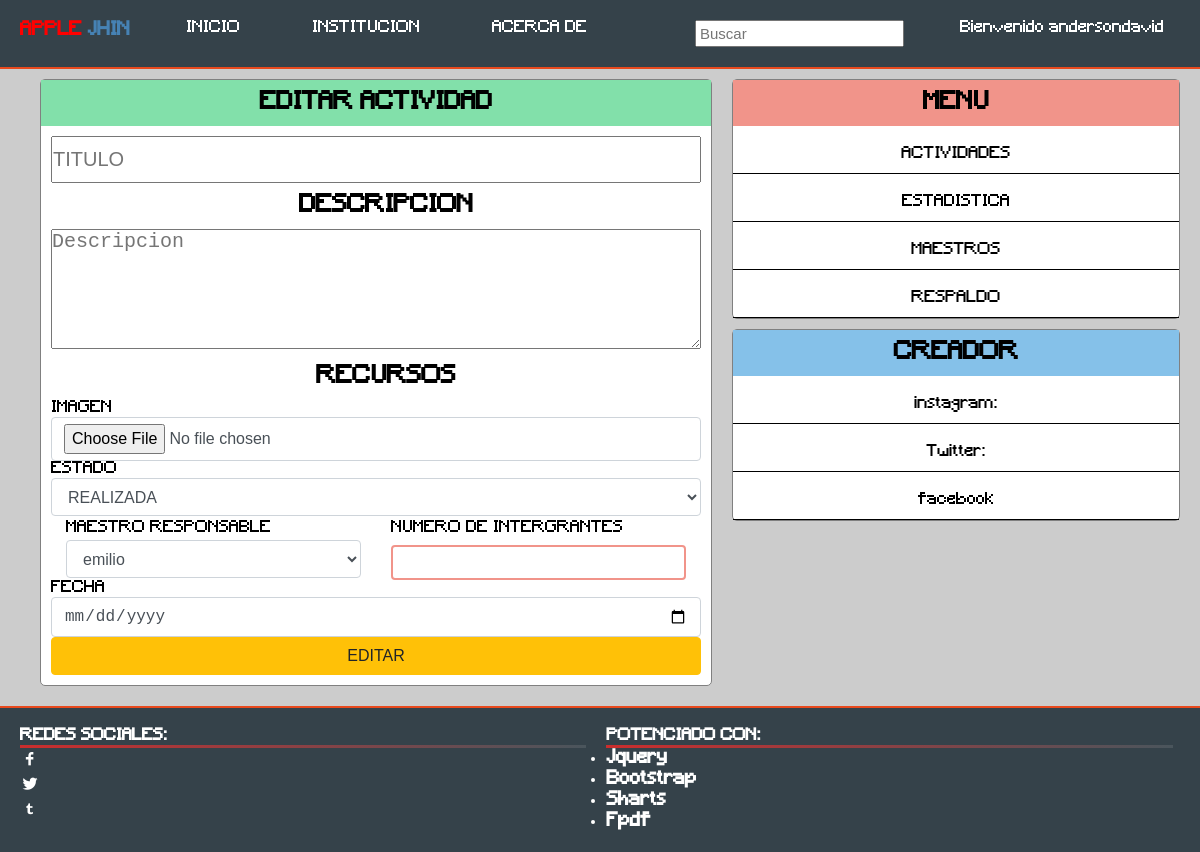
The page /perfil/editar_actividad.php?id=23333913 (signed in) on the database as committed earlier.
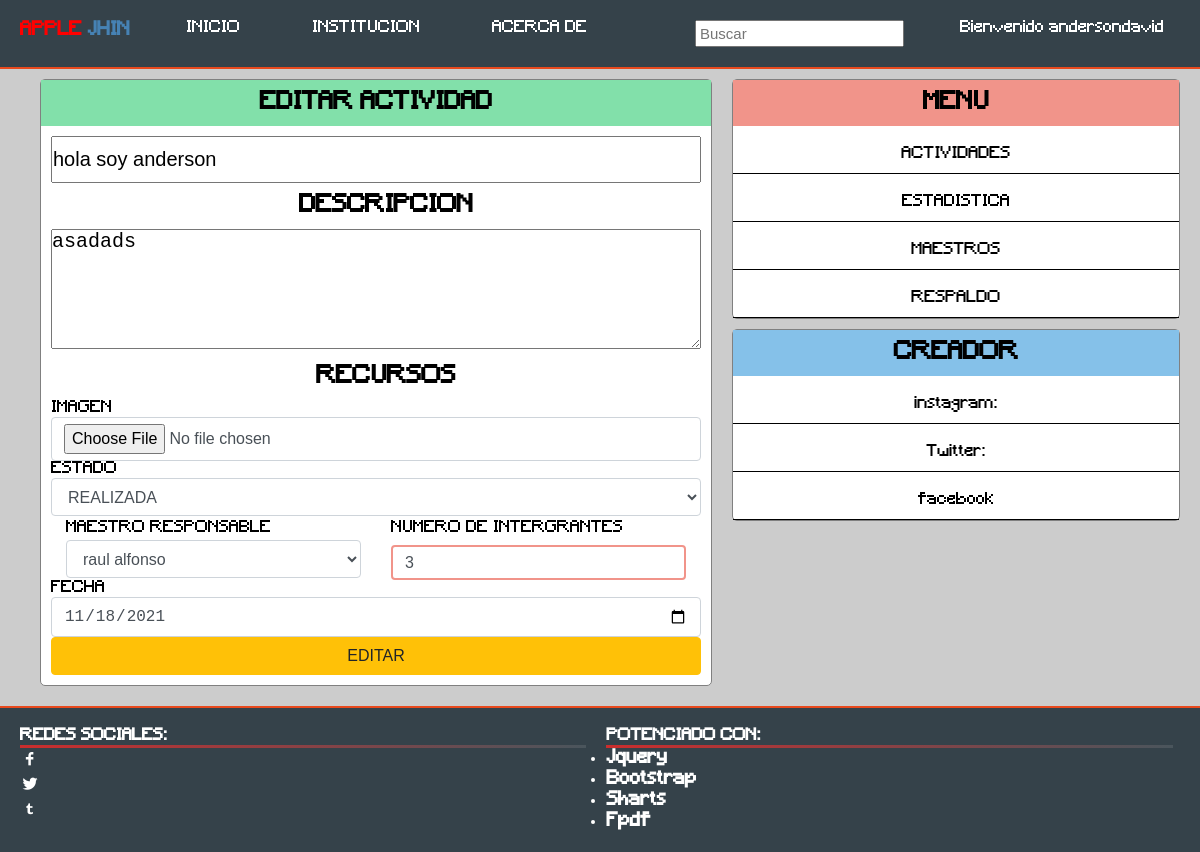
The same page on the database as committed later.
### tables this page shows
CREATE TABLE `actividad` (
  `id_actividad` int(11) NOT NULL AUTO_INCREMENT,
  `nombre` varchar(62) NOT NULL,
  `tipo` varchar(59) NOT NULL,
  `descripcion` text NOT NULL,
  `fecha` varchar(56) NOT NULL,
  `imagen` varchar(300) NOT NULL,
  `idenm` int(250) NOT NULL,
  `maestro_r` varchar(250) NOT NULL,
  `num_integ` int(50) NOT NULL,
  PRIMARY KEY (`id_actividad`)
);

### php/maestros/conexion.php (called while the page is built, shortened)
<?php
	class conexions
	{
		private $host;
		private $user;
		private $password;
		private $database;
		function __construct(){
			$this->host 	= "localhost";
			$this->user 	= "root";
			$this->password = "";
			$this->database = "sanjose";
		}
		public function conectar(){
			$conexion = mysqli_connect($this->host, $this->user, $this->password, $this->database);
			return $conexion;
		}
	}
 ?>

### php/maestros/maestro.php (called while the page is built, shortened)
<?php
	include "conexion.php";
	class maestro
	{
		private $link;
		function __construct()
		{
			$this->conn  = new conexions();
			$this->link  = $this->conn->conectar();
		}
		public function getMaestro()
		{
			$query  = "SELECT * FROM maestro";
			$result = mysqli_query($this->link, $query);
			$data   = array();
			while ($data[] = mysqli_fetch_assoc($result));
			rsort($data);
			array_pop($data);
			return $data;
		}
	}
?>

### php/actividades/conexion.php (called while the page is built, shortened)
<?php
	class conexion
	{
		private $host;
		private $user;
		private $password;
		private $database;
		function __construct(){
			$this->host 	= "localhost";
			$this->user 	= "root";
			$this->password = "";
			$this->database = "sanjose";
		}
		public function conectar(){
			$conexion = mysqli_connect($this->host, $this->user, $this->password, $this->database);
			return $conexion;
		}
	}
 ?>

### php/actividades/actividad.php (called while the page is built, shortened)
<?php
	require "conexion.php";
	class actividad
	{
		private $link;
		function __construct()
		{
			$this->conn  = new conexion();
			$this->link  = $this->conn->conectar();
		}
				public function getActividadById($id=NULL)
		{
			if (!empty($id))
			{
				$query  = "SELECT * FROM actividad WHERE idenm =" .$id;
				$result = mysqli_query($this->link, $query);
				$data   = array();
  				while ($data[] = mysqli_fetch_assoc($result));
  				array_pop($data);
				return $data;
			}
			else{
				return false;
			}
		}
		}
?>

### perfil/editar_actividad.php (the view, shortened to what the changed rows need)
	<?php
			include "../php/maestros/maestro.php";
			$maestro = new maestro;
			$maestro = $maestro->getMaestro();
		include "../php/actividades/actividad.php";
		$actividad = new actividad();
		$id = isset($_GET['id'])?$_GET['id']:NULL;
		$actividades = $actividad->getActividadById($id);
		$nombre 	   = '';
		$descripcion   = '';
		$fecha         = '';
		$imagen        = '';
		$integrant     = '';
		if ($actividades) {
			$nombre      = $actividades[0]['nombre'];
			$descripcion = $actividades[0]['descripcion'];
			$fecha       = $actividades[0]['fecha'];
			$imagen      = $actividades[0]['imagen'];
			$integrant   = $actividades[0]['num_integ'];
		}
?>
	<!DOCTYPE html>
	<html>
	<head>
		<link rel="stylesheet" type="text/css" href="../css/estilos.css">
		<link rel="stylesheet" type="text/css" href="../css/bootstrap.css">
	</head>
	<body style="background-color: rgba(0,0,0,0.2);">
		<?php include "../php/acceso2.php"; ?>
		<main class="container" style="display: flex; background-color: rgba(0,0,0,0);">
			<div class="wall-x" >
					<div class="title-m">
					<h2>EDITAR ACTIVIDAD</h2>
				</div>
					<div class="post-l">
						<form action="../php/actividades/actividad_controler.php?id=<?=$_GET['id'];?>" method="POST" enctype="multipart/form-data" id = "registro1">
							<input type="text" name="nombre" class="titulo" placeholder="TITULO" value="<?=$nombre;?>">
							<h2>DESCRIPCION</h2>
							<textarea placeholder="Descripcion" name="descripcion" style="max-width: 100%;"><?=$descripcion;?></textarea>
							<h2>RECURSOS</h2>
							IMAGEN
							<input type="file" name="imagen" class="form-control" value="../php/actividades/<?=$imagen;?>">ESTADO<br>
							<select name="estado" class="form-control"> <br>
								<option value="REALIZADA">REALIZADA</option>
								<option value="DESCARTADA">DESCARTADA</option><br>
							</select>
										<div style="width: 100%; display: flex; flex-wrap: wrap;">
								<div class="col-md-6">
							<label class="col-form-label">MAESTRO RESPONSABLE</label>
							<select name="maestro" class="form-control">
								<?php foreach ($maestro as $column => $value) {?>
								<option value="<?=$value['nombres'];?>"><?=$value['nombres']?></option>
								<?php } ?>
							</select>
						</div>
							<div class="col-md-6">
							<label class="col-form-label">NUMERO DE INTERGRANTES</label>
							<input type="number" name="integrantes" value="<?=$integrant;?>" class="form-control">
							</div>
						</div>
							</select>FECHA
							<input type="date" name="fecha" class="form-control" value="<?=$fecha;?>">
							<input type="submit" name="editar" value="EDITAR" class="btn btn-warning" style="width: 100%;">
						</form>
					</div>
				</div>
				<div style="width: 40%;" class="raro">
			<div class="wall-s">
				<div class="title-m">
					<h2>MENU</h2>
				</div>
				</div>
			<div class="wall-sc">
				<div class="title-m">
					<h2>CREADOR</h2>
				</div>
				</div>
			</div>
		</main>
</body>
</html>

Rows that differ between the two databases and show on the page:
added actividad: nombre "hola soy anderson", descripcion "asadads", integrantes "3", fecha "11/18/2021"
Other text that changed with them:
form field maestro: "emilio" → "raul alfonso"
